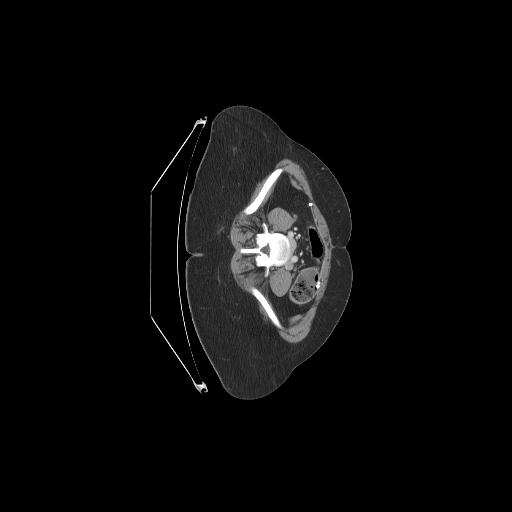
#> input picture saving/images/sample_0_100.jpg, 512 x 512 px, found by its file name; its folder holds only this picture in this run
$ python training_data_mixturing.py
#> lines starting #> are read from the running program, lines starting #| are printed output that depends on the picture
import os
from PIL import Image

train_img_folder = '/home/dreamyou070/MyData/anomaly_detection/medical/leader_polyp/Pranet/train_org/images'
train_gt_folder = '/home/dreamyou070/MyData/anomaly_detection/medical/leader_polyp/Pranet/train_org/masks'
save_base_dir = '/home/dreamyou070/MyData/anomaly_detection/medical/leader_polyp/Pranet/train_org/merged'
os.makedirs(save_base_dir, exist_ok=True)
images = os.listdir(train_img_folder)
r = 256
for image in images:

    image_path = os.path.join(train_img_folder, image)
    gt_path = os.path.join(train_gt_folder, image)

    original_pil = Image.open(image_path).resize((r,r)).convert('RGB')
    gt_pil = Image.open(gt_path).resize((r,r)).convert('RGB')

    total_img = Image.new('RGB', (r * 2, r))
#> total_img: PIL image 512x256 RGB; every value is 0
    total_img.paste(original_pil, (0, 0))
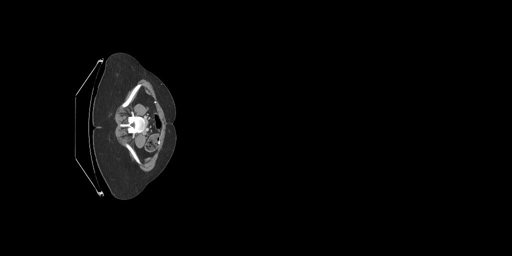
#> total_img: PIL image 512x256 RGB; min 0, max 255, mean 5.1
    total_img.paste(gt_pil, (r, 0))
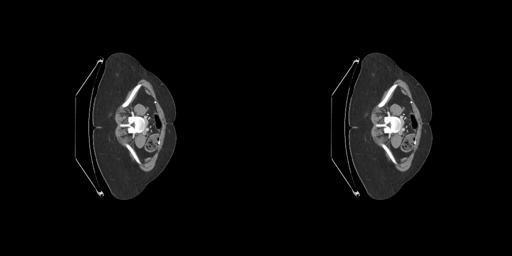
#> total_img: PIL image 512x256 RGB; min 0, max 255, mean 10.3

    total_img.save(os.path.join(save_base_dir, image))
